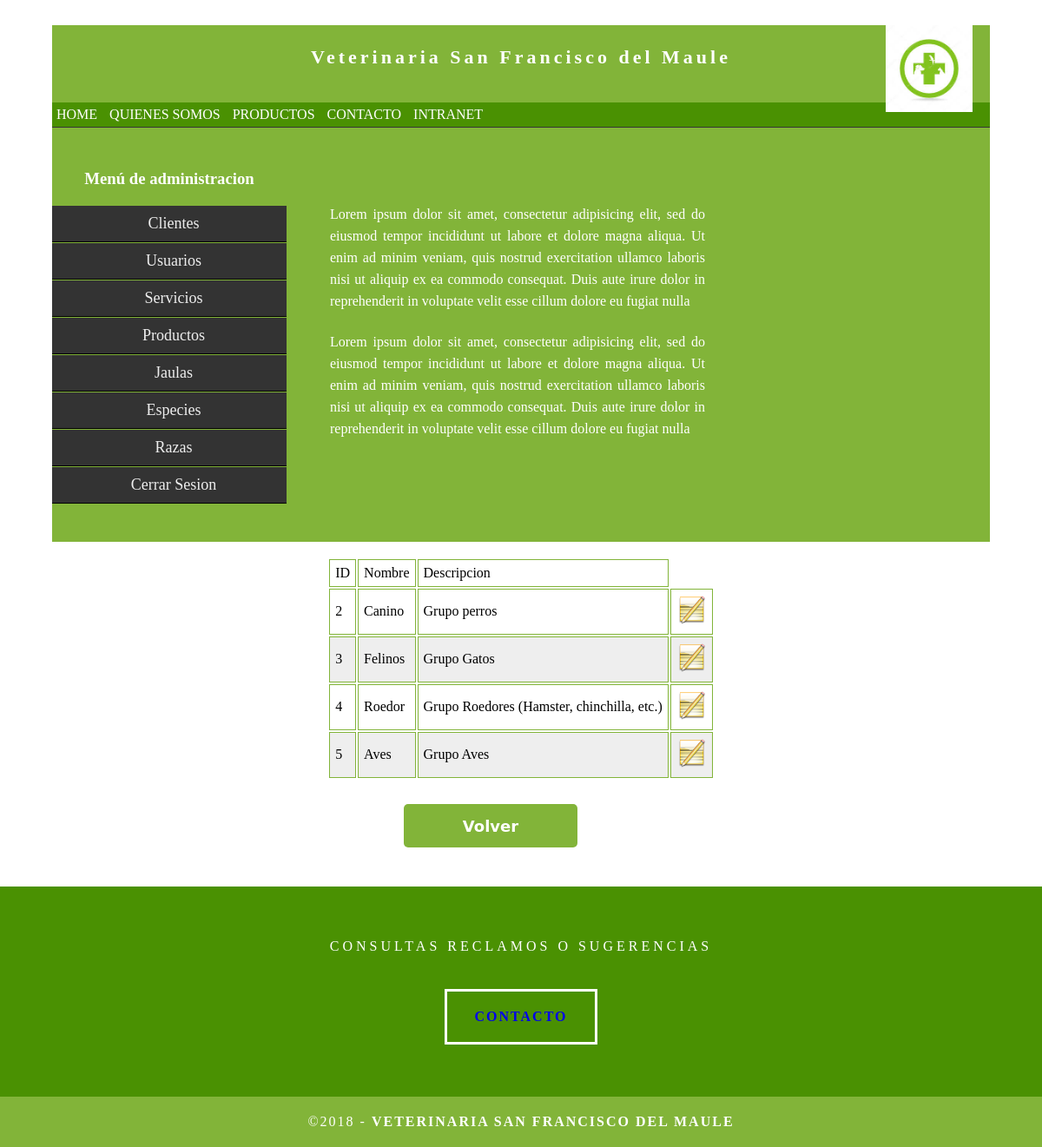
The page /int_admin/6Especies/e_especie1.php (signed in) on the database its author committed.
### tables this page shows
CREATE TABLE `pt_tbespecie` (
  `id_especie` int(5) NOT NULL,
  `nom_especie` varchar(50) NOT NULL,
  `des_especie` varchar(200) NOT NULL
);

### modelo.php (called while the page is built, shortened)
<?php
class modelo{
    public function __construct(){
        $this->_db=new mysqli(DB_HOST, DB_USER, DB_PASS, DB_NAME);
    }
}
?>

### servicio.php (called while the page is built, shortened)
<?php
require_once('modelo.php');
class especie extends modelo{
     public function listaespecie(){
            $sql="SELECT * FROM pt_tbespecie";
            $resultado=$this->_db->query($sql);
            $usuarios=$resultado->fetch_all(MYSQLI_ASSOC);
            if ($usuarios){
                return $usuarios;
            }
        }
}

### int_admin/6Especies/e_especie1.php (the view, shortened to what this page needs)
<?php
if(!isset($_SESSION['nombre']) && !isset($_SESSION['password'])){
    require("../../error.php");
    print '<script language="JavaScript">';
    print 'alert("No tiene permisos para acceder a esa pagina");';
    print '</script>';
} else{
?>
<!DOCTYPE html>
<html>
    <head>
            <link href="../../css/estilo.css" rel="stylesheet" type="text/css">
            <link href="../../css/submenu.css" rel="stylesheet" type="text/css">
            <link href='../../css/form_resp.css' rel='stylesheet' type='text/css'/>
            <link href='../../css/tabla_resp.css' rel='stylesheet' type='text/css'/>
    </head>
    <body>
        <div class="container">
        <header class="header">
            <a href="../index.php"><img src="../../image/logo.jpg" width="100"></a>
            <h4 class="logo">Veterinaria San Francisco del Maule</h4>
        </header>
    <section class="intro">
            <div class="column">
                    <br>
                    <br>
                    <p>Lorem ipsum dolor sit amet, consectetur adipisicing elit, sed do eiusmod tempor incididunt ut labore et dolore magna aliqua. Ut enim ad minim veniam, quis nostrud exercitation ullamco laboris nisi ut aliquip ex ea commodo consequat. Duis aute irure dolor in reprehenderit in voluptate velit esse cillum dolore eu fugiat nulla </p>
                    <p>Lorem ipsum dolor sit amet, consectetur adipisicing elit, sed do eiusmod tempor incididunt ut labore et dolore magna aliqua. Ut enim ad minim veniam, quis nostrud exercitation ullamco laboris nisi ut aliquip ex ea commodo consequat. Duis aute irure dolor in reprehenderit in voluptate velit esse cillum dolore eu fugiat nulla</p>
            </div>
        </section>
    <div class="gallery" align="left">
         <?php
        require_once "../../servicio.php";
        $usuarioModel = new especie();
        $reg = $usuarioModel->listaespecie();
        if ($reg){
        ?>
        <div><br>
        <table align="center">
            <thead>
                <tr>
                    <td>ID</td>
                    <td>Nombre</td>
                    <td>Descripcion</td>
                </tr>
            </thead>
            <tbody>
        <?php
            foreach ($reg as $row):
        ?>
             <tr>
                    <td><?php echo $row['id_especie']; ?></td>
                    <td><?php echo $row['nom_especie']; ?></td>
                    <td><?php echo $row['des_especie']; ?></td>
                    <td>
                        <a href="e_especie2.php?id=<?php echo $row['id_especie']; ?>"><img src="../../image/edit.png" width="35"></a>
                    </td>
                </tr>
            <?php
                endforeach;
            ?>
        <?php } ?>
            </tbody>
        </table>
        </div>
        <br>
        <form id="loginform" action="../index.php">
            <input class="loginbutton" type="submit" value="Volver" />
        </form>
        </div>
    </div>
</body>
</html>
<?php } ?>

### css/estilo.css (style rules this page uses)
body { font-family: Cambria, "Hoefler Text", "Liberation Serif", Times, "Times New Roman", serif; background-color: #FFFFFF; margin: 0; }
.container { width: 90%; margin-left: auto; margin-right: auto; background-color: #FFFFFF; }
header { width: 100%; height: 12%; background-color: #82b439; border-bottom: 1px solid #353635; }
header img { margin-left: 80%; position:absolute; }
header nav { background:#4a9102; }
header nav ul { margin:0; padding:0; }
header nav ul li { list-style:none; display: inline-block; }
header nav ul li a { color:#fff; display: block; padding: 5px; text-decoration:none; }
.logo { color: #fff; font-weight: bold; margin-left: auto; letter-spacing: 4px; margin-right: auto; text-align: center; padding-top: 15px; line-height: 2em; font-size: 22px; }
.hero_header { color: #FFFFFF; text-align: center; margin: 0; letter-spacing: 4px; }
.gallery { clear: both; display: inline-block; width: 100%; background-color: #FFFFFF; padding-bottom: 35px; padding-top: 0px; margin-top: -5px; margin-bottom: 0px; }
#loginform { margin:auto; width:270px; background: #FFF; }
.loginbutton { background-color:#4a9102; border-radius:5px/5px; -webkit-border-radius:5px/5px; -moz-border-radius:5px/5px; color:#FFF; display:inline-block; font-family:"Lucida Grande", "Lucida Sans Unicode", "Lucida Sans", "DejaVu Sans", Verdana, sans-serif; font-size:18px; font-weight:bold; width:270px; text-align:center; line-height:50px; text-decoration:none; height:50px; margin-top:20px; margin-bottom:20px; border:none; outline:0; cursor: pointer; }
table tr { background-color: #eee; }
table tr:nth-child(even) { background-color: #eee; }
table tr:nth-child(odd) { background-color: #fff; }
td, th { padding: 6px; border: 1px solid #82b439; text-align: left; }
.intro { background-color: #FFFFFF; padding-bottom: 35px; }
.column { width: 50%; text-align: center; padding-top: 30px; float: left; }
.lateral { width: 25%; text-align: center; padding-top: 30px; float: left; }
.intro .lateral h3 { color: #FFFFFF; text-align: center; }
.intro .column p { color: #FFFFFF; }
.intro .column p { padding-left: 30px; padding-right: 30px; text-align: justify; line-height: 25px; font-weight: lighter; margin-left: 20px; margin-right: 20px; width: 80%; margin-top: 4%; }
.button { width: 150px; margin-top: 40px; margin-right: auto; margin-bottom: auto; margin-left: auto; padding-top: 20px; padding-right: 10px; padding-bottom: 20px; padding-left: 10px; text-align: center; vertical-align: middle; border-radius: 0px; text-transform: uppercase; font-weight: bold; letter-spacing: 2px; border: 3px solid #FFFFFF; color: #FFFFFF; transition: all 0.3s linear; }
.button a { text-decoration:none; }
.copyright { text-align: center; padding-top: 20px; padding-bottom: 20px; background-color: #82b439; color: #FFFFFF; text-transform: uppercase; font-weight: lighter; letter-spacing: 2px; border-top-width: 2px; }
footer { background-color: #4a9102; padding-top: 60px; padding-bottom: 60PX; }
.intro { display: inline-block; background-color: #82b439; }

### css/submenu.css (style rules this page uses)
ul.acorh, ul.acorh * { margin: 0; padding: 0; border: 0; }
ul.acorh { margin: 10px auto; padding: 0; list-style: none; width: 100%; font-size: 18px; }
ul.acorh li { list-style: none; }
ul.acorh li a { display: block; padding: 10px 10px 10px 20px; background: #333; color: #eee; border-bottom: 1px solid #000; border-top: 1px solid #82b439; text-decoration: none; box-sizing: border-box; }

### css/form_resp.css (style rules this page uses)
input[type=submit],[type=reset] { background-color:#82b439; border-radius:5px/5px; -webkit-border-radius:5px/5px; -moz-border-radius:5px/5px; color:#FFF; display:inline-block; font-family:"Lucida Grande", "Lucida Sans Unicode", "Lucida Sans", "DejaVu Sans", Verdana, sans-serif; font-size:18px; font-weight:bold; width:200px; text-align:center; line-height:50px; text-decoration:none; height:50px; margin-top:10px; margin-bottom:10px; border:none; outline:0; cursor: pointer; }

### rows shown on the page
pt_tbespecie: id_especie "2", nom_especie "Canino", des_especie "Grupo perros"
pt_tbespecie: id_especie "3", nom_especie "Felinos", des_especie "Grupo Gatos"
pt_tbespecie: id_especie "4", nom_especie "Roedor", des_especie "Grupo Roedores (Hamster, chinchilla, etc.)"
pt_tbespecie: id_especie "5", nom_especie "Aves", des_especie "Grupo Aves"
